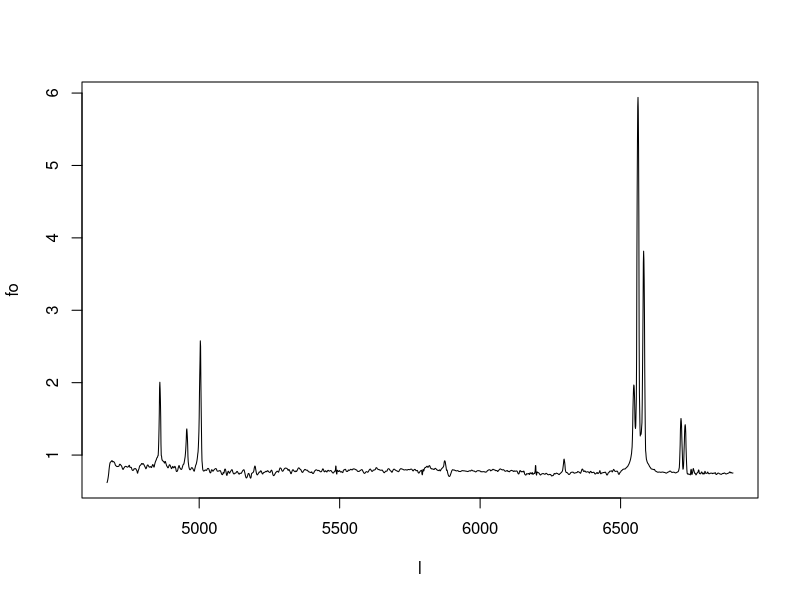
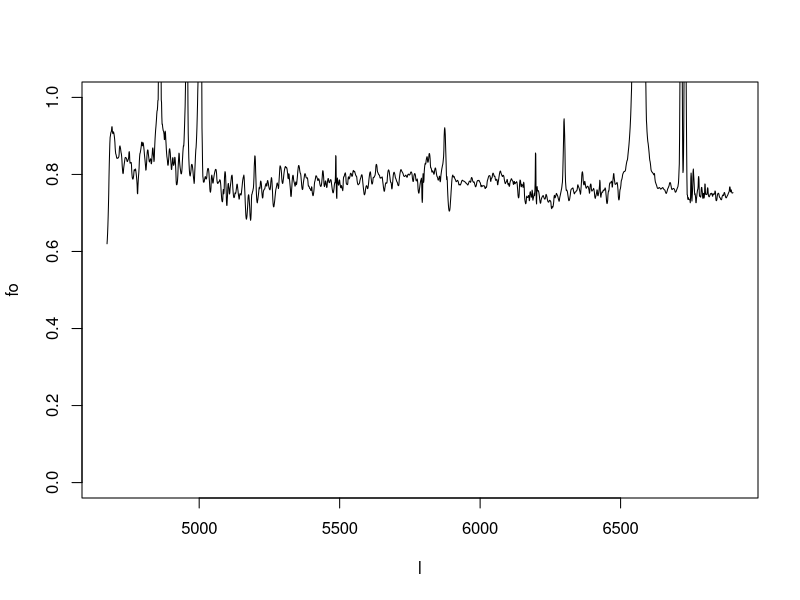
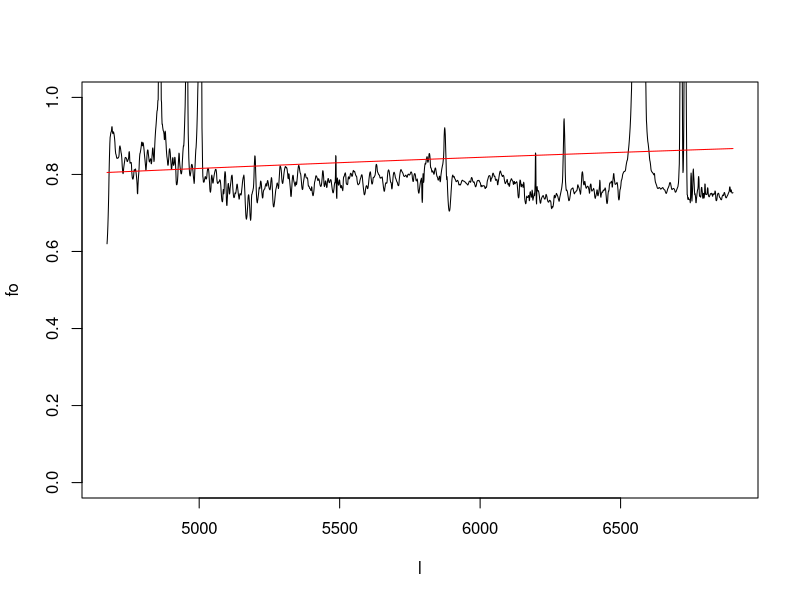
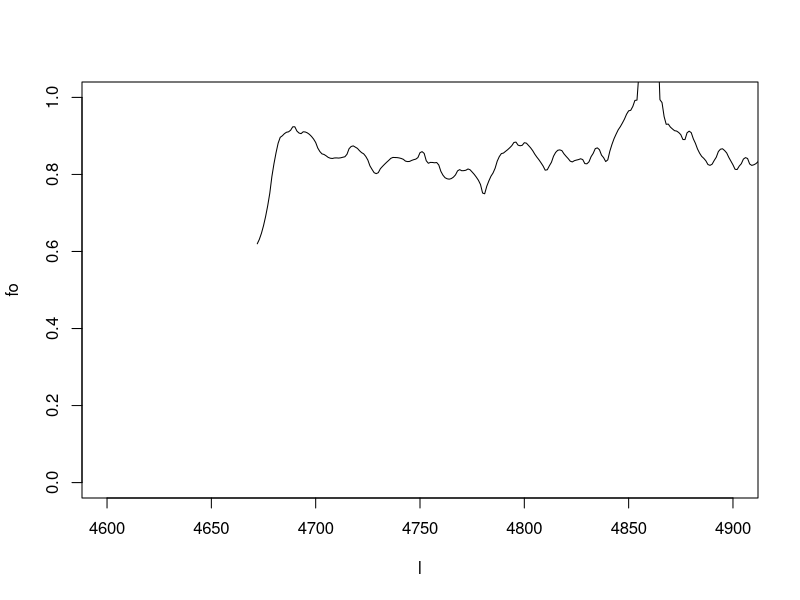
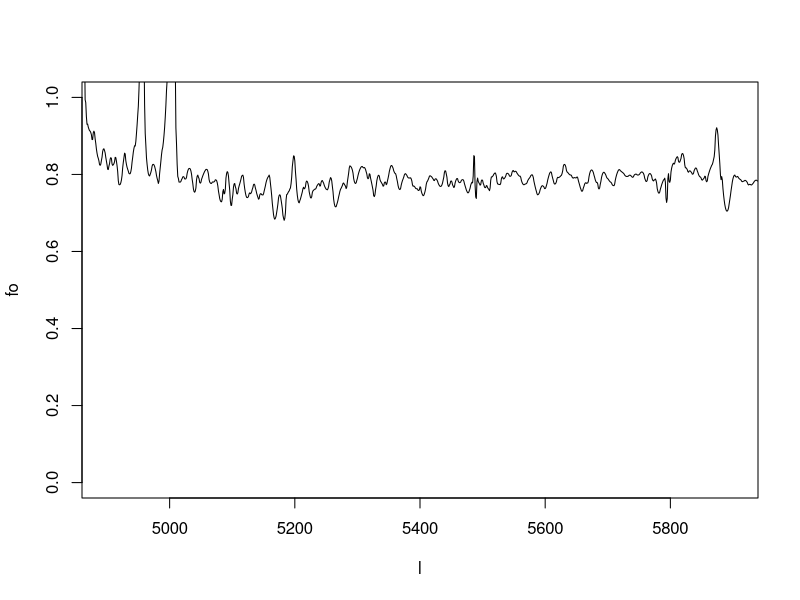
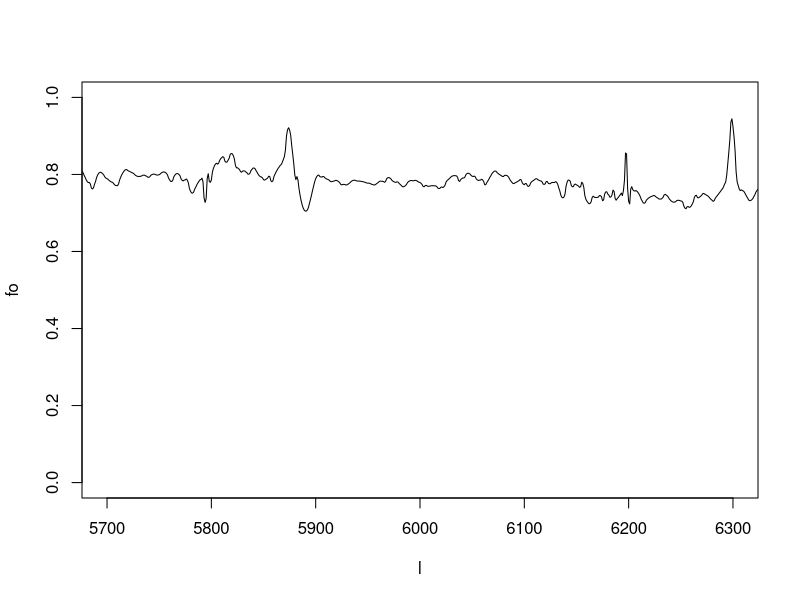
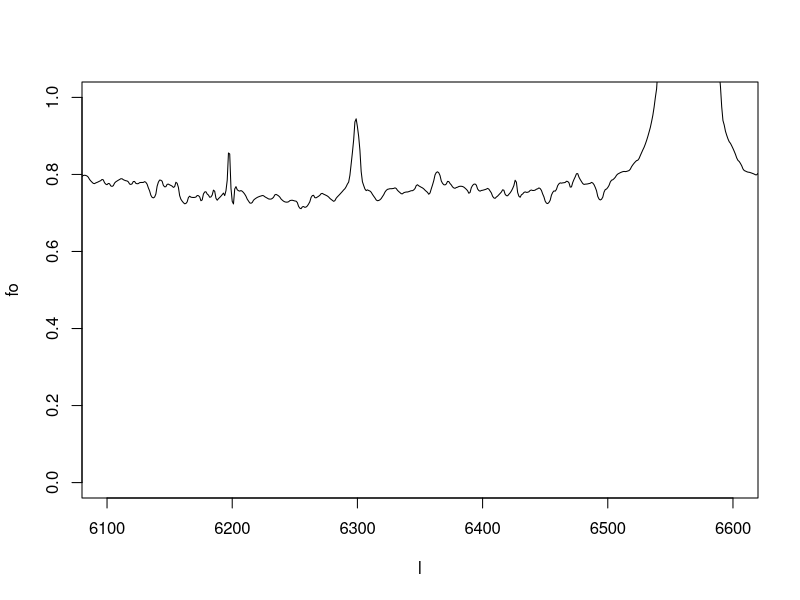
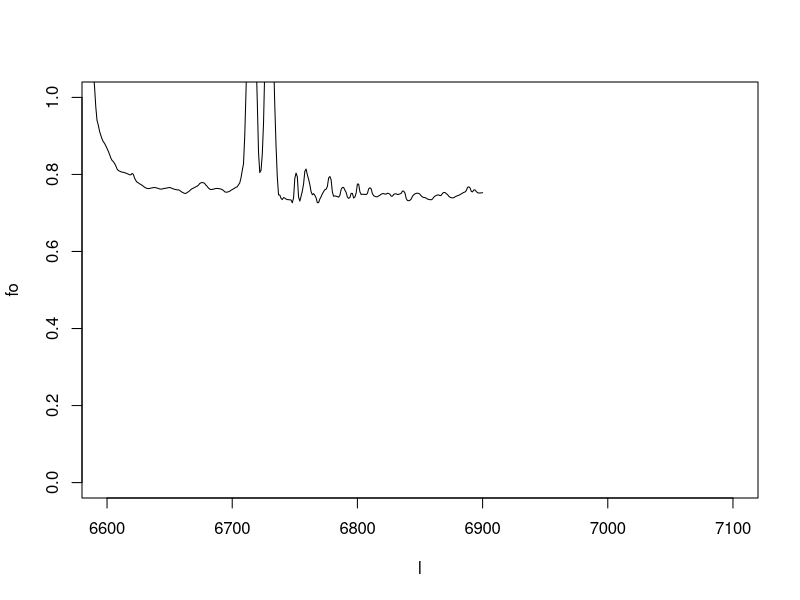

Write R code to recreate these figures, in order.
setwd('/home/torrespapaqui/CursoR/Semana09/')

data = read.table('spec155161.dat',header=TRUE)
attach(data)
head(data)

plot(l,fo,type='l')

plot(l,fo,type='l', ylim = c(0.0,1.0))

nonlin_mod=nls(fo~a*l^b,start=list(a=-1,b=0.1))

nonlin_mod

plot(l,fo,type='l', ylim = c(0.0,1.0))
lines(l,predict(nonlin_mod),col="red")

plot(l,fo,type='l', ylim = c(0.0,1.0),xlim=c(4600,4900))

lw1 = l[which(l >= 4700 & l <= 4800)]
fw1 = fo[which(l >= 4700 & l <= 4800)]

plot(l,fo,type='l', ylim = c(0.0,1.0),xlim=c(4900,5900))

lw2 = l[which(l >= 5100 & l <= 5700)]
fw2 = fo[which(l >= 5100 & l <= 5700)]

plot(l,fo,type='l', ylim = c(0.0,1.0),xlim=c(5700,6300))

lw3 = l[which(l >= 5900 & l <= 6100)]
fw3 = fo[which(l >= 5900 & l <= 6100)]

plot(l,fo,type='l', ylim = c(0.0,1.0),xlim=c(6100,6600))

lw4 = l[which(l >= 6350 & l <= 6450)]
fw4 = fo[which(l >= 6350 & l <= 6450)]

plot(l,fo,type='l', ylim = c(0.0,1.0),xlim=c(6600,7100))

lw5 = l[which(l >= 6800 & l <= 6900)]
fw5 = fo[which(l >= 6800 & l <= 6900)]

new_fo = c(fw1,fw2,fw3,fw4,fw5)
new_lo = c(lw1,lw2,lw3,lw4,lw5)

plot(l,fo,type='l', ylim=c(0,4))
abline(v=c(4700,4800),col='green',lwd=4)
abline(v=c(5100,5700),col='blue',lwd=4)
abline(v=c(5900,6100),col='red',lwd=4)
abline(v=c(6350,6450),col='yellow',lwd=4)
abline(v=c(6800,6900),col='magenta',lwd=4)

nonlin_mod=nls(new_fo~a*(new_lo^b),start=list(a=-1,b=0.1)) 

nonlin_mod

plot(l,fo,type='l', ylim = c(0.0,1.0))
lines(new_lo,predict(nonlin_mod),col="red")

snw_cont = mean(new_fo)/sd(new_fo)

snw_cont

fit_fo = 3.3676 * (l^(-0.1694))

cont_lin = fo - fit_fo

plot(l,cont_lin,type='l', ylim = c(-0.05,6.0))
abline(h=0.0,col='magenta',lwd=2)

plot(l,cont_lin,type='l', ylim = c(-0.1,0.5))
abline(h=0.0,col='magenta',lwd=2)
